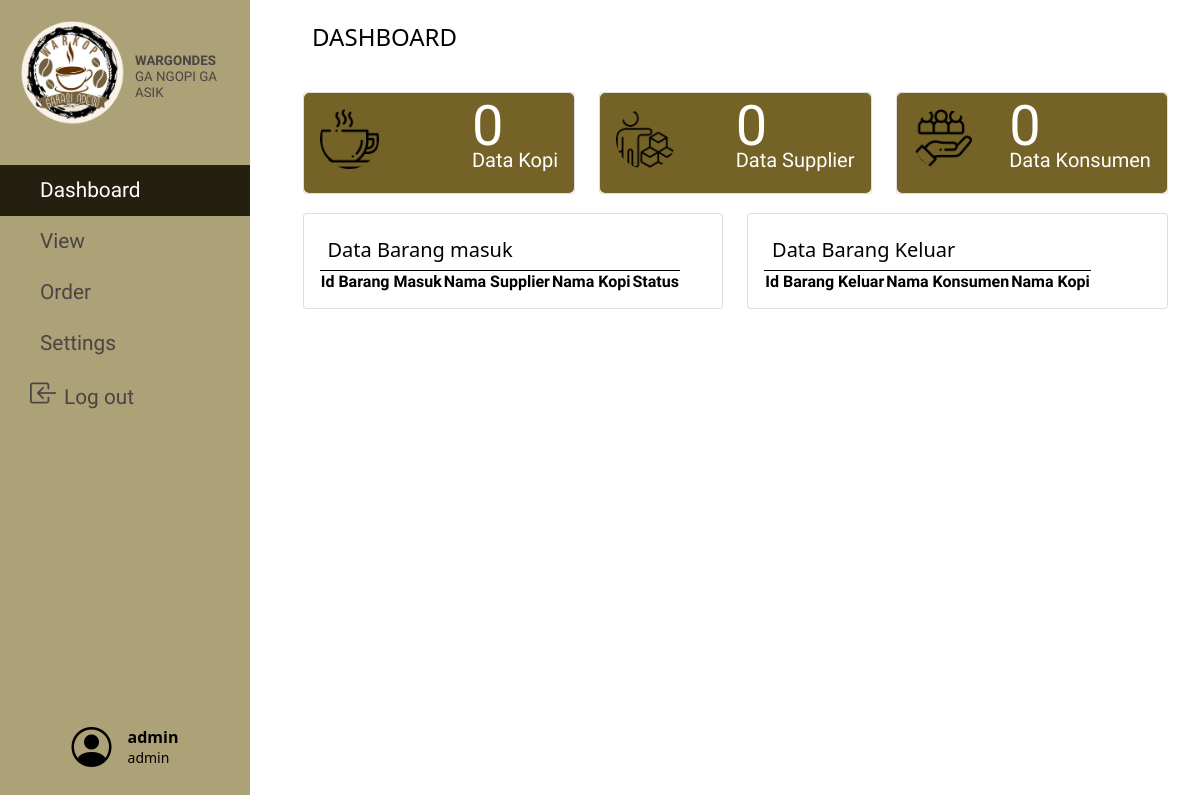
/php/dashboard.php (signed in), run on an earlier commit of the app's database.
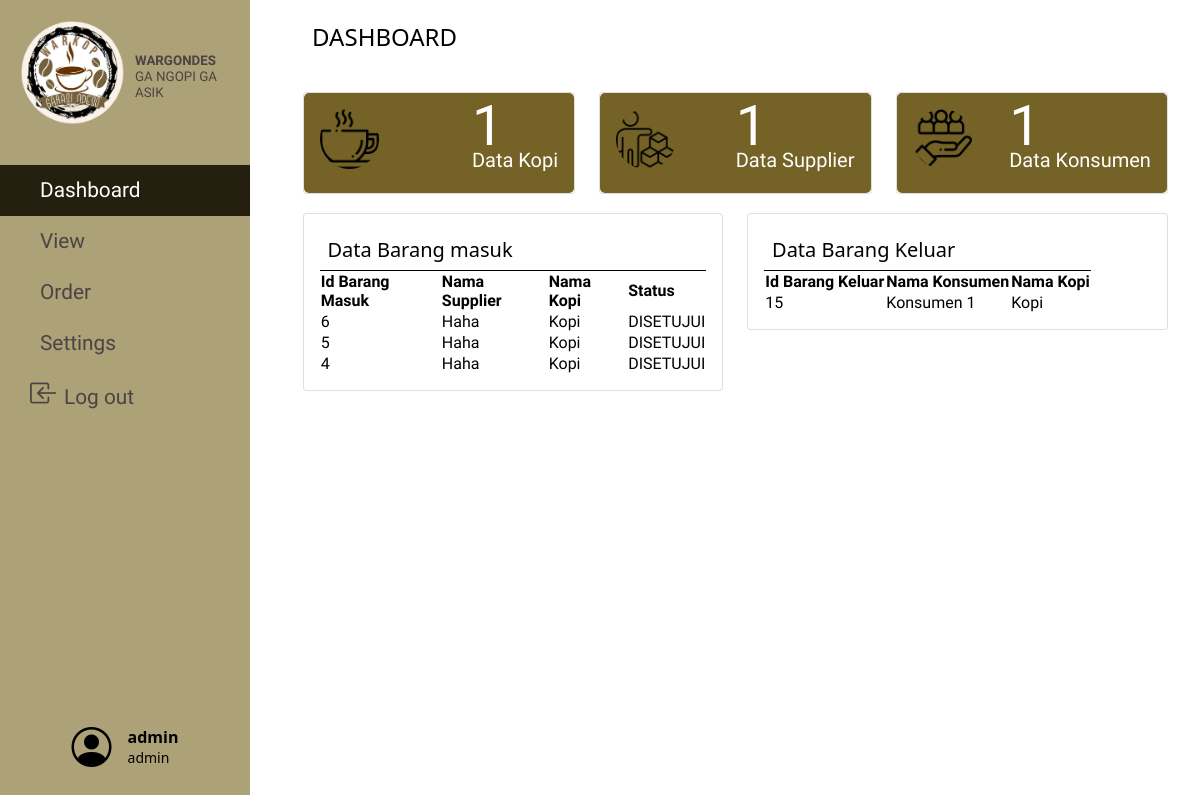
And on a later commit of the database.
### tables this page shows
CREATE TABLE `barangmasuk` (
  `id_barangmasuk` int(11) NOT NULL,
  `id_kopi` int(11) NOT NULL,
  `id_supplier` int(11) NOT NULL,
  `tanggal_barangmasuk` datetime NOT NULL DEFAULT current_timestamp(),
  `qty` int(11) NOT NULL,
  `status` enum('DIPROSES','DISETUJUI','DITOLAK','') NOT NULL DEFAULT 'DIPROSES'
);

CREATE TABLE `supplier` (
  `id_supplier` int(11) NOT NULL,
  `nama_supplier` varchar(25) NOT NULL,
  `alamat_supplier` varchar(25) NOT NULL,
  `no_hp` int(12) NOT NULL
);

CREATE TABLE `kopi` (
  `id_kopi` int(11) NOT NULL,
  `id_kategori` int(11) NOT NULL,
  `namakopi` varchar(25) NOT NULL,
  `deskripsi` varchar(25) NOT NULL,
  `stok` int(11) NOT NULL,
  `harga` bigint(100) NOT NULL
);

CREATE TABLE `barangkeluar` (
  `id_barangkeluar` int(11) NOT NULL,
  `id_kopi` int(11) NOT NULL,
  `id_konsumen` int(11) NOT NULL,
  `qty` int(11) NOT NULL,
  `tanggal_barangkeluar` datetime NOT NULL DEFAULT current_timestamp()
);

CREATE TABLE `konsumen` (
  `id_konsumen` int(11) NOT NULL,
  `nama_konsumen` varchar(25) NOT NULL,
  `alamat_konsumen` varchar(25) NOT NULL
);

### php/dashboard.php (the view, shortened to what this page needs)
<html>
<?php $page = 'dashboard';
include('../include/header.php'); ?>
<?php include('../include/navbar.php'); ?>
<?php include('../database/db.php'); ?>
<link href="../css/dashboard.css" rel="stylesheet" type="text/css" />
<body style="background:url('https://img.freepik.com/free-photo/right-corner-coffee-beans-with-copy-space_23-2148255026.jpg?w=826&t=st=1690722306~exp=1690722906~hmac=857df898b9099e272b7c4738dd9a2e88d4b1ef4aa3c55a6ebd3c8b798e20c916');background-repeat:no-repeat;
background-position: center center;background-size: cover;"">
	<div class="container">
		<div class="row dashboard" style="background: none;">
			<div class="col-sm-12 text-black font-weight-bold">DASHBOARD</div>
		</div>
		<div class="row analytics">
			<div class="col-sm-4">
				<div class="card-group">
					<div class="card">
						<div class="card-body">
							<img src="../img/kopi.png" class="col-sm-3" alt="" id="icon">
							<?php
							$sql = "SELECT * FROM kopi";
							if ($result = mysqli_query($conn, $sql)) {
								$rowcount = mysqli_num_rows($result);
							} ?>
							<p class="card-text"><?php echo "<span id='supplier'> $rowcount </span>"  . "<br>Data Kopi" ?></p>
						</div>
					</div>
				</div>
			</div>
			<div class="col-sm-4">
				<div class="card-group">
					<div class="card">
						<div class="card-body">
							<img src="../img/supplier2.png" class="col-sm-3" alt="" id="icon">
							<?php
							$sqll = "SELECT * FROM supplier";
							if ($Result = mysqli_query($conn, $sqll)) {
								$rowcounter = mysqli_num_rows($Result);
							}
							?>
							<p class="card-text"><?php echo "<span id='supplier'> $rowcounter </span>"  . "<br>Data Supplier" ?></p>
						</div>
					</div>
				</div>
			</div>
			<div class="col-sm-4">
				<div class="card-group">
					<div class="card">
						<div class="card-body">
							<img src="../img/konsumen.png" class="col-sm-3" alt="" id="icon">
							<?php
							$Sqll = "SELECT * FROM konsumen";
							if ($Resultt = mysqli_query($conn, $Sqll)) {
								$Rowcounter = mysqli_num_rows($Resultt);
							}
							?>
							<p class="card-text"><?php echo "<span id='supplier'> $Rowcounter </span>"  . "<br>Data Konsumen" ?></p>
						</div>
					</div>
				</div>
			</div>
		</div>
		<div class="row orders">
			<div class="col-sm-6">
				<div class="card-group">
					<div class="card">
						<div class="card-body">
							<h5 class="card-title orders">Data Barang masuk</h5>
							<table id="recent_clientorder" class="display">
								<thead>
									<tr>
										<th>Id Barang Masuk</th>
										<th>Nama Supplier</th>
										<th>Nama Kopi </th>
										<th>Status </th>
									</tr>
								</thead>
								<tbody>
									<?php
									$sql = "SELECT * FROM barangmasuk JOIN kopi ON barangmasuk.id_kopi=kopi.id_kopi JOIN supplier ON barangmasuk.id_supplier=supplier.id_supplier order by barangmasuk.id_barangmasuk DESC LIMIT 3";
									$result = $conn->query($sql);
									?>
									<?php if ($result->num_rows > 0) : ?>
										<?php while ($row = $result->fetch_assoc()) : ?>
											<tr>
												<td><?php echo $row["id_barangmasuk"]; ?></td>
												<td><?php echo $row["nama_supplier"]; ?></td>
												<td><?php echo $row["namakopi"]; ?></td>
												<td><?php echo $row["status"]; ?></td>
											</tr>
										<?php endwhile; ?>
									<?php endif; ?>
								</tbody>
							</table>
						</div>
					</div>
				</div>
			</div>
			<div class="col-sm-6">
				<div class="card-group">
					<div class="card">
						<div class="card-body">
							<h5 class="card-title orders">Data Barang Keluar</h5>
							<table id="recent_purchaseorder" class="display">
								<thead>
										<tr>
										<th>Id Barang Keluar</th>
										<th>Nama Konsumen</th>
										<th>Nama Kopi </th>
									</tr>
								</thead>
								<tbody>
								<?php
									$sql = "SELECT * FROM barangkeluar JOIN kopi ON barangkeluar.id_kopi=kopi.id_kopi JOIN konsumen ON barangkeluar.id_konsumen=konsumen.id_konsumen order by barangkeluar.id_barangkeluar DESC LIMIT 3";
									$result = $conn->query($sql);
									?>
									<?php if ($result->num_rows > 0) : ?>
										<?php while ($row = $result->fetch_assoc()) : ?>
											<tr>
												<td><?php echo $row["id_barangkeluar"]; ?></td>
												<td><?php echo $row["nama_konsumen"]; ?></td>
												<td><?php echo $row["namakopi"]; ?></td>
											</tr>
										<?php endwhile; ?>
									<?php endif; ?>
								</tbody>
							</table>
						</div>
					</div>
				</div>
			</div>
		</div>
	</div>
</body>
</html>

### include/header.php (shortened to what this page needs)
<head>
	<link href="https://cdn.jsdelivr.net/npm/bootstrap@5.1.3/dist/css/bootstrap.min.css" rel="stylesheet">
	<link rel="stylesheet" type="text/css" href="https://cdn.datatables.net/1.11.5/css/jquery.dataTables.min.css">
	<link href="../css/table.css" rel="stylesheet" type="text/css" />
	<link href="../css/ViewOrder.css" rel="stylesheet" type="text/css" />
	<link href="../css/modal.css" rel="stylesheet" type="text/css" />
	<link rel='stylesheet' href='https://cdn-uicons.flaticon.com/uicons-solid-rounded/css/uicons-solid-rounded.css'>
	<link rel='stylesheet' href='https://cdn-uicons.flaticon.com/uicons-regular-rounded/css/uicons-regular-rounded.css'>
	<link rel='stylesheet' href='https://cdn-uicons.flaticon.com/uicons-regular-straight/css/uicons-regular-straight.css'>
	<link rel='stylesheet' href='https://cdn.datatables.net/1.13.5/css/jquery.dataTables.min.css'>
	<link rel='stylesheet' href='https://cdn.datatables.net/buttons/2.4.1/css/buttons.dataTables.min.css'>
	<link rel="stylesheet" href="https://cdn.jsdelivr.net/npm/bootstrap-icons@1.10.5/font/bootstrap-icons.css">
</head>

### include/navbar.php (shortened to what this page needs)
<link href="../css/navbar.css" rel="stylesheet" type="text/css" />
<div class="wrapper">
	<nav id="sidebar">
		<div class="sidebar-header">
			<img id="logo" src="../img/logo.png">
			<h1 id="title">WARGONDES<br><span id="tagline">GA NGOPI GA ASIK</span></h1>
		</div>
		<ul class="list-unstyled components">
			<li class="<?php if ($page == 'dashboard') {
							echo 'active';
						} ?>">
				<a href="dashboard.php" id="label">
					<i class="fi fi-rr-apps"></i>Dashboard</a>
			</li>
			<?php if ($_SESSION['role'] == 'admin') {?>
			<li class="<?php if ($page == 'viewPage') {
							echo 'active';
						} ?>">
				<a href="viewPage.php" id="label">
					<i class="fi fi-rr-search"></i>View</a>
			</li>
			<li class="<?php if ($page == 'orderPage') {
							echo 'active';
						} ?>">
				<a href="orderPage.php" id="label">
					<i class="fi fi-rr-shopping-cart"></i>Order</a>
			</li>
			<?php } ?>
			<li class="<?php if ($page == 'settingPage') {
							echo 'active';
						} ?>">
				<a href="settingPage.php" id="label">
					<i class="fi fi-rr-settings-sliders"></i>Settings</a>
			</li>
			<li>
				<a id="label" onclick="return confirm('You are about to Log out, click YES to proceed');" href="../actions/logout.php">
					<i class="bi bi-box-arrow-in-left" style="margin-right:6px;font-size: 28px;"></i>Log out</a>
			</li>
		</ul>
		<div class="user">
			<i class="bi bi-person-circle"></i>
			<div>
			<div class="username"><?php echo $_SESSION["user"] ?></div>
			<div class="role"><?php echo $_SESSION["role"] ?></div>
			</div>
		</div>
	</nav>
</div>

### css/table.css (style rules this page uses)
table { background:white; border-color:black; font-family: 'Arya', sans-serif; }
thead { background:#645b40; color:white; }

### css/ViewOrder.css (style rules this page uses)
body { background-color: #ededed; }

### css/modal.css (style rules this page uses)
#Title { margin: 0; padding-top:10px; }

### css/navbar.css (style rules this page uses)
#logo { width: 50%; }
.wrapper { display: flex; align-items: stretch; position: absolute; }
#sidebar { min-width: 250px; max-width: 250px; min-height: 100vh; position: fixed; overflow: hidden; }
p { font-family: 'Arya', sans-serif; font-size: 1.1em; font-weight: 300; line-height: 1.7em; color: #999; }
a, a:hover, a:focus { color: inherit; text-decoration: none; transition: all 0.3s; }
#sidebar { background: #ada177; color: #fff; transition: all 0.3s; }
#sidebar .sidebar-header { padding: 20px; color: #4B4444; display: flex; justify-content: center; flex-wrap: nowrap; align-items: center; font-family: 'Arya', sans-serif; align-content: space-between; flex-direction: row; }
#sidebar ul.components { padding: 20px 0; }
#sidebar ul li a { padding: 10px; font-size: 1.3em; display: block; padding-left: 30px; font-family: 'Arya', sans-serif; }
#label { color:#4B4444; text-decoration: none; font-size:50px; }
#title { font-family:'Arya', sans-serif; font-size: 10pt; margin-left:10px; font-weight: bold; }
#tagline { font-size: 10pt; font-weight: normal; }
.active { background: #241f0f; }
.active > a, .active > li { color: white !important; }

### css/dashboard.css (style rules this page uses)
body { background-color: #ededed; overflow: hidden; }
.container { margin-left: 260px; max-width: 80vw; }
.dashboard { padding-top: 2%; padding-bottom: 2%; background-color:#f1f1f1; margin-left:3%; margin-right:4%; color: black; font-size: 1.5rem; }
.analytics { margin-left: 2%; margin-right: 3%; margin-top: 2%; color: white; }
.analytics .card-body { display: flex; height: 100px; border-radius: 5px; background-color: #746227; flex-wrap: wrap; align-content: space-between; justify-content: space-between; flex-direction: column; }
.orders .card-body { background: white !important; border-radius: 5px; }
.orders { margin-left: 2%; margin-right: 3%; margin-top: 2%; }
h5.card-title.orders { color: rgb(0, 0, 0) !important; }
.card-text { color: white; font-size: 20px; }
img#icon { border-radius: 50%; }
table th { background: white; color: black; border-top: 1px solid black; }
table td { background: white; color: black; }
span#supplier { font-size: 3.5rem; }

### include/navbar.php (style rules this page uses)
.user { color: black; display: flex; width: 100%; justify-content: center; align-items: center; position: absolute; bottom: 32px; }
.user i { font-size: 40px; margin-right: 16px; }
.user .username { font-weight: bold; }
.user .role { font-size: 14px; margin-top: -2px; }

What changed in the data, as far as the page shows it:
added barangmasuk: id_barangmasuk "6", id_supplier.nama_supplier "Haha", id_kopi.namakopi "Kopi", status "DISETUJUI"
added barangmasuk: id_barangmasuk "5", id_supplier.nama_supplier "Haha", id_kopi.namakopi "Kopi", status "DISETUJUI"
added barangmasuk: id_barangmasuk "4", id_supplier.nama_supplier "Haha", id_kopi.namakopi "Kopi", status "DISETUJUI"
added barangkeluar: id_barangkeluar "15", id_konsumen.nama_konsumen "Konsumen 1", id_kopi.namakopi "Kopi"
Also different on the page:
$rowcount: "0" → "1"
$rowcounter: "0" → "1"
$Rowcounter: "0" → "1"
